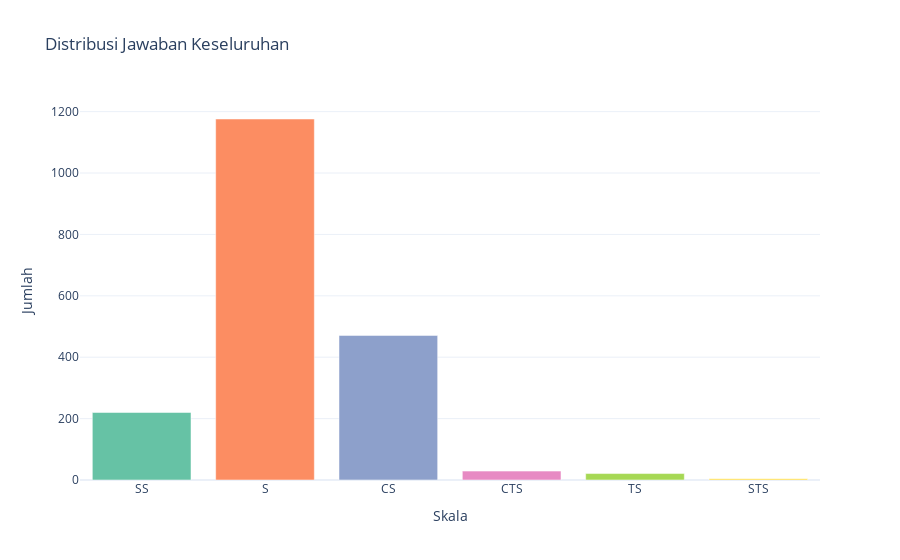

Notebook source saved alongside this figure:
### Code cell
overall = long_df["Jawaban"].value_counts().reindex(skala_order)

fig1 = px.bar(
    x=overall.index,
    y=overall.values,
    title="Distribusi Jawaban Keseluruhan",
    labels={"x":"Skala", "y":"Jumlah"},
    color=overall.index,
    color_discrete_sequence=px.colors.qualitative.Set2,
    template="plotly_white"
)

fig1.update_layout(showlegend=False)
fig1.show()

### Figure 1 — Plotly figure (JSON) as saved in the notebook; plotly's stock layout.template omitted (floating-point values rounded to 4 significant figures)
{"data": [{"hovertemplate": "color=SS<br>Skala=%{x}<br>Jumlah=%{y}<extra></extra>", "legendgroup": "SS", "marker": {"color": "rgb(102,194,165)", "pattern": {"shape": ""}}, "name": "SS", "orientation": "v", "showlegend": true, "textposition": "auto", "type": "bar", "x": ["SS"], "xaxis": "x", "y": [220], "yaxis": "y"}, {"hovertemplate": "color=S<br>Skala=%{x}<br>Jumlah=%{y}<extra></extra>", "legendgroup": "S", "marker": {"color": "rgb(252,141,98)", "pattern": {"shape": ""}}, "name": "S", "orientation": "v", "showlegend": true, "textposition": "auto", "type": "bar", "x": ["S"], "xaxis": "x", "y": [1176], "yaxis": "y"}, {"hovertemplate": "color=CS<br>Skala=%{x}<br>Jumlah=%{y}<extra></extra>", "legendgroup": "CS", "marker": {"color": "rgb(141,160,203)", "pattern": {"shape": ""}}, "name": "CS", "orientation": "v", "showlegend": true, "textposition": "auto", "type": "bar", "x": ["CS"], "xaxis": "x", "y": [471], "yaxis": "y"}, {"hovertemplate": "color=CTS<br>Skala=%{x}<br>Jumlah=%{y}<extra></extra>", "legendgroup": "CTS", "marker": {"color": "rgb(231,138,195)", "pattern": {"shape": ""}}, "name": "CTS", "orientation": "v", "showlegend": true, "textposition": "auto", "type": "bar", "x": ["CTS"], "xaxis": "x", "y": [29], "yaxis": "y"}, {"hovertemplate": "color=TS<br>Skala=%{x}<br>Jumlah=%{y}<extra></extra>", "legendgroup": "TS", "marker": {"color": "rgb(166,216,84)", "pattern": {"shape": ""}}, "name": "TS", "orientation": "v", "showlegend": true, "textposition": "auto", "type": "bar", "x": ["TS"], "xaxis": "x", "y": [21], "yaxis": "y"}, {"hovertemplate": "color=STS<br>Skala=%{x}<br>Jumlah=%{y}<extra></extra>", "legendgroup": "STS", "marker": {"color": "rgb(255,217,47)", "pattern": {"shape": ""}}, "name": "STS", "orientation": "v", "showlegend": true, "textposition": "auto", "type": "bar", "x": ["STS"], "xaxis": "x", "y": [4], "yaxis": "y"}], "layout": {"barmode": "relative", "legend": {"title": {"text": "color"}, "tracegroupgap": 0}, "showlegend": false, "title": {"text": "Distribusi Jawaban Keseluruhan"}, "xaxis": {"anchor": "y", "domain": [0, 1], "title": {"text": "Skala"}}, "yaxis": {"anchor": "x", "domain": [0, 1], "title": {"text": "Jumlah"}}}}
